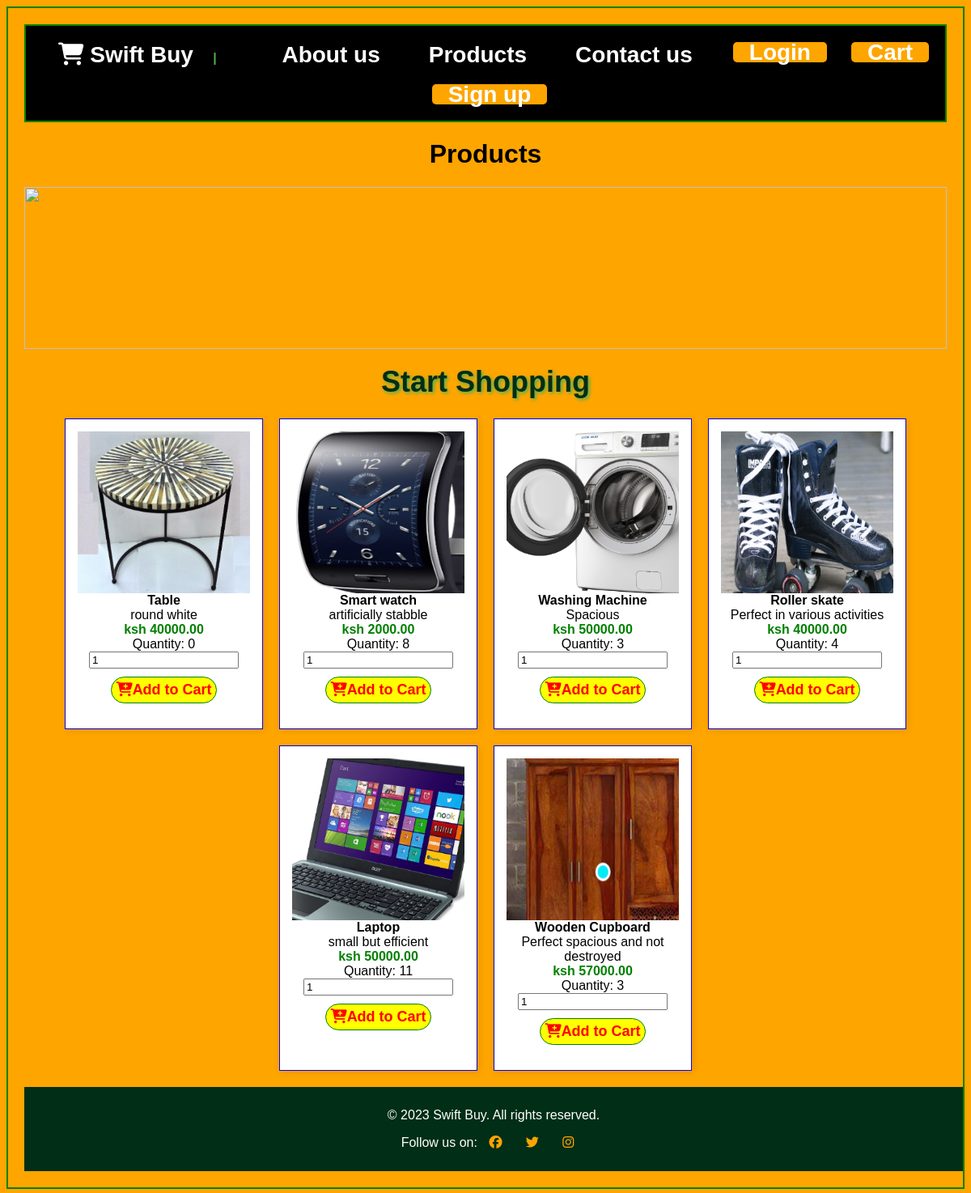
The page / on the database its author committed.
### products/models.py (models this page shows, shortened)
class Product(models.Model):
    name = models.CharField(max_length=233)
    description = models.TextField()
    price = models.DecimalField(max_digits=10, decimal_places=2)
    quantity = models.PositiveIntegerField(default=0)
    image = models.ImageField(upload_to='images/', blank=True, null=True)
    created_at = models.DateTimeField(auto_now_add=True)
    updated_at = models.DateField(auto_now=True)

### products/views.py (the view)
# urls.py: path('', views.product_list, name='product_list'),
def product_list(request):
    products = Product.objects.all()
    return render(request, 'product_list.html', {'products': products})

### products/templates/product_list.html (shortened to what this page needs)
<html>
<head>
    <link rel="stylesheet" href="https://cdnjs.cloudflare.com/ajax/libs/font-awesome/6.5.0/css/all.min.css">
</head>
<body>
    <nav>
        <ul>
           <li><a href=""><i class="fa-solid fa-cart-shopping"></i> Swift Buy</a> | </li>
            <li><a href="">About us</a></li>
            <li><a href="">Products</a></li>
            <li><a href="">Contact us</a></li>
            <li><a href="">Login</a></li>
            <li><a href="">Cart</a></li>
            <li><a href="">Sign up</a></li>
        </ul>
    </nav>
   <h1>Products</h1>
   <img src="https://images.unsplash.com/photo-1487014679447-9f8336841d58?q=80&w=1305&auto=format&fit=crop&ixlib=rb-4.1.0&ixid=M3wxMjA3fDB8MHxwaG90by1wYWdlfHx8fGVufDB8fHx8fA%3D%3D">
   <h1 class="shop-title">Start Shopping</h1>
   {% if products %}
        <ul style="list-style-type: none; padding: 0%;">
            {% for product in products %}
            <li class="product-card">
            {% if product.image %}
                <img src="{{ product.image.url }}">
            {% else %}
                <img src="/path/to/default-image.jpg" alt="No Image Available">
            {% endif %}
                <div class="product-name">{{product.name}}</div>
                <div>{{product.description}}</div>
                <div class="product-price">ksh {{product.price}}</div>
                <div>Quantity: {{product.quantity}}</div>
                <form action="{%url 'add_to_cart' product.id %}" method="post">
                    <input type="number" name="quantity" value="1" min="1">
                    <button type="submit" class="add-to-cart">
                        <i class="fas fa-cart-plus"></i>Add to Cart
                    </button>
                </form>
            </li>
            {% endfor %}
        </ul>
        {% else %}
            <p>No products available.</p>
        {% endif %}
<footer style="text-align: center; margin-top: 20px;">
    <p>&copy; 2023 Swift Buy. All rights reserved.</p>
        <p>Follow us on:
            <a href="https://www.facebook.com" target="_blank"><i class="fa-brands fa-facebook"></i></a>
            <a href="https://www.twitter.com" target="_blank"><i class="fa-brands fa-twitter"></i></a>
            <a href="https://www.instagram.com" target="_blank"><i class="fa-brands fa-instagram"></i></a>
</footer>
</body>
</html>

### products/templates/product_list.html (style rules this page uses)
.product-card { flex: 0 1 calc(25% - 40px); box-sizing: border-box; border: 1px solid blue; padding: 15px; box-shadow: 2px 2px 8px rgba(0, 0, 0, 0.1); background-color: white; text-align: center; max-width: 300px; }
img { height: 200px; width: 100%; }
.add-to-cart { border: 1px solid green; color: red; background-color: yellow; padding: 5px; border-radius: 20px; font-size: large; font-weight: bold; margin-top: 10px; }
.product-name { font-weight: bold; }
.product-price { font-weight: bold; color: green; }
h1 { text-align: center; }
ul { display: flex; flex-wrap: wrap; justify-content: center; gap: 20px; list-style-type: none; padding: 0; margin: 0; }
body { border: 2px solid green; background-color: orange; font-family: Arial; padding: 20px; }
nav { color: red; border: 2px solid green; background-color: black; display: flex; justify-content: center; }
nav ul { list-style-type: none; padding: 20px; }
nav ul li a { text-decoration: none; color: white; font-weight: bold; font-size: 28px; padding: 20px; }
nav ul li:first-child { margin-right: auto; margin-left: 0; font-weight: bold; color: #4CAF50; }
nav ul li:nth-last-child(-n+3) { margin-left: 10px; border-radius: 5px; background-color: orange; font-weight: bold; color: #012e17; height: 25px; display: flex; justify-content: center; align-items: center; }
.shop-title { text-align: center; font-size: 36px; color: #012e17; text-shadow: #4CAF50 2px 2px 4px; margin-top: 20px; animation: blink 1.5s infinite alternate, shadow 1.5s infinite alternate; }
footer { background-color: #012e17; color: white; padding: 10px; position: relative; bottom: 0; width: 100%; }
footer a { color: #4CAF50; margin: 0 10px; }
footer i { margin-right: 5px; color: orange; }

### rows shown on the page
Product: image (picture), name "Table", description "round white", price "40000.00", quantity "0"
Product: image (picture), name "Smart watch", description "artificially stabble", price "2000.00", quantity "8"
Product: image (picture), name "Washing Machine", description "Spacious", price "50000.00", quantity "3"
Product: image (picture), name "Roller skate", description "Perfect in various activities", price "40000.00", quantity "4"
Product: image (picture), name "Laptop", description "small but efficient", price "50000.00", quantity "11"
Product: image (picture), name "Wooden Cupboard", description "Perfect spacious and not destroyed", price "57000.00", quantity "3"
